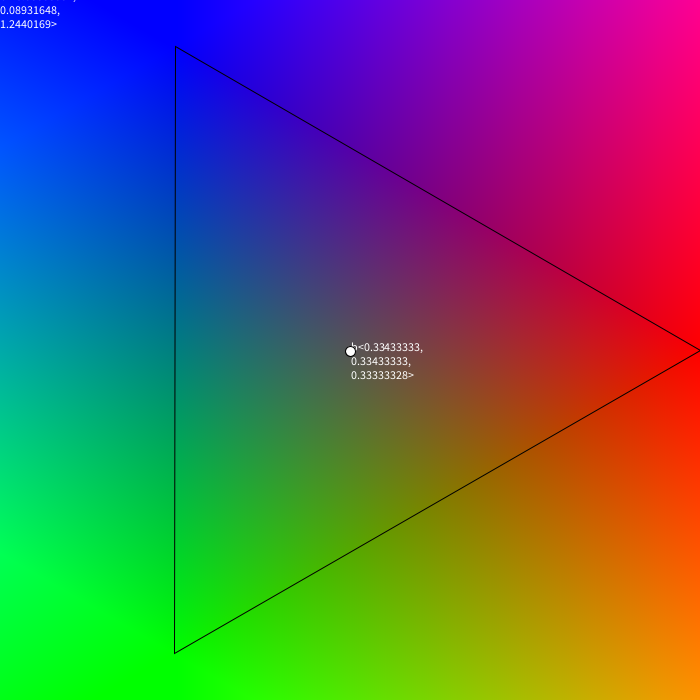
Frame 1 (no input)
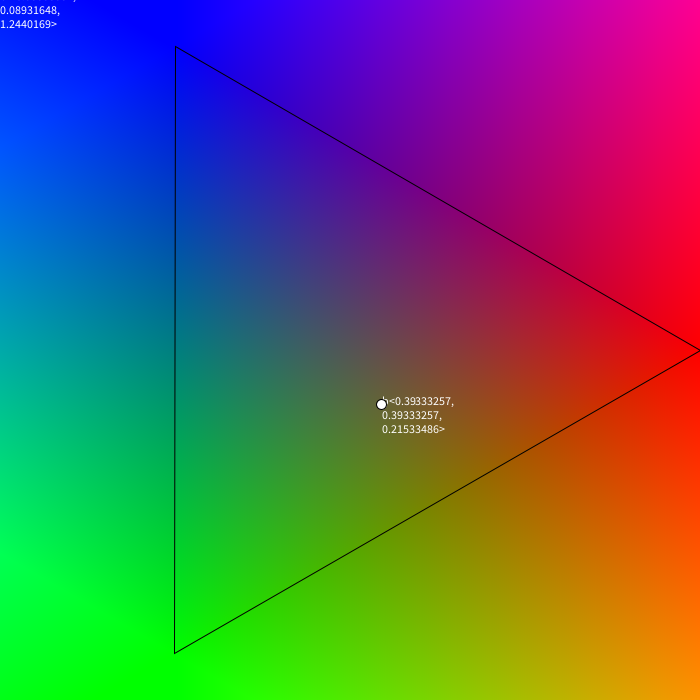
Frame 60 (the mouse pressed at the canvas centre just before this capture)
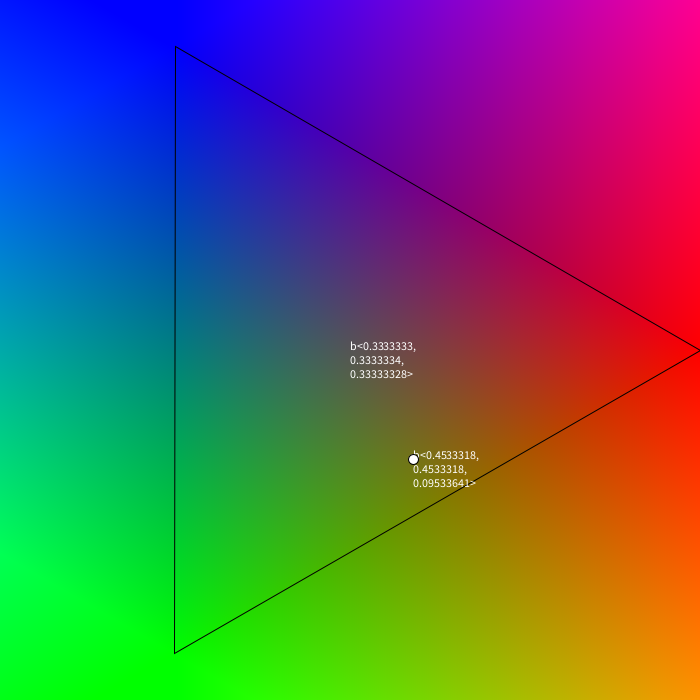
Frame 120 (the mouse held since frame 60 and released just before this capture)

The Processing sketch that drew these frames (run headless with seeded random() and noise(); from frame 60 on, the mouse is pressed at the canvas centre):

// Processing sketch: sketch_180807a
// ── sketch_180807a.pde
float[][] tripoints = new float[3][2];
float[] pt = {100,300};
float[] bpt = {1.f/3,1.f/3,1.f/3};
float[] pvel = {.001,.001,0};
void setup()
{
  
  size(700,700);

  //bpt = barycentricFromCartesian(pt,tripoints);
}

void draw()
{
  background(200,200,200);
  drawTriStuff();
  drawPtStuff();
  drawMouseBary();
}

void drawMouseBary()
{
  float[] xy = {mouseX,mouseY};
  float[] b = barycentricFromCartesian(xy,tripoints);
  String s = "b<"+b[0]+",\n"+b[1]+",\n" +b[2]+">"; 
  text(s,mouseX,mouseY);
}

void drawPtStuff()
{
  bpt[2] = 1-bpt[1]-bpt[0];
  float[] tmp = {bpt[0]+pvel[0],
                 bpt[1]+pvel[1],  
                 bpt[2]+pvel[2]};
  for(int i = 0; i < 3; i++)
  {
    if(tmp[i] > 1 || tmp[i] < 0)
    {
      pvel[i] *= -1;
      print("molted");
    }
  }
  bpt[0]+=pvel[0];
  bpt[1]+=pvel[1];
  bpt[2]+=pvel[2];
  
  fill(255);
  float[] xypt = baryToCart(bpt,tripoints);
  println(bpt[0] +","+ bpt[1]+","+ bpt[2]);
  String s = "b<"+bpt[0]+",\n"+bpt[1]+",\n" +bpt[2]+">"; 
  text(s,xypt[0],xypt[1]);
  ellipse(xypt[0],xypt[1],10,10);
}

void drawTriStuff()
{
  float rOff = 0;//millis()/1000.f;
  float radius = width/2.f;
  for(int i = 0; i < 3; i++)
  {
    tripoints[i][0] = width/2 + radius * cos(rOff+(TWO_PI/3)*i);
    tripoints[i][1] = height/2 +radius * sin(rOff+(TWO_PI/3)*i);
  }
    
    loadPixels();
  for(int i = 0; i < pixels.length; i++)
  {
    float[] xy = {i%width,i/width};
    float[] b = barycentricFromCartesian(xy,tripoints);
    if( (abs(b[0]+b[1]+b[2])- 1) < .0001)
    {
      pixels[i] = color(255*b[0],255*b[1],255*b[2]);
    }
    else
    {
      pixels[i] = color(255*random(1),255*random(1),255*random(1));
    }
  }
  updatePixels();
  
  noFill();
  beginShape(TRIANGLES);
  for(int i = 0; i < tripoints.length;i++)
  {
    vertex(tripoints[i][0],tripoints[i][1]);
  }
  endShape();
}

// ── math.pde
float[] barycentricFromCartesian(float[] cartXY, float[][]tripts)
{
  //lambda1 = ((y2-y3)(x-x3)+(x3-x2)(y-y3)) / ((y2-y3)(x1-x3)+(x3-x2)(y1-y3))
  //lambda2 = ((y3-y1)(x-x3)+(x1-x3)(y-y3)) / ((y2-y3)(x1-x3)+(x3-x2)(y1-y3))
  //lambda3 = ((y1-y2)(x-x3)+(x2-x1)(y-y3)) / ((y2-y3)(x1-x3)+(x3-x2)(y1-y3))
  //lam3 = 1-lambda1-lambda2
  float[] result = {0,0,0};
  float x1 = tripts[0][0];
  float x2 = tripts[1][0];
  float x3 = tripts[2][0];
  float y1 = tripts[0][1];
  float y2 = tripts[1][1];
  float y3 = tripts[2][1];
  float x = cartXY[0];
  float y = cartXY[1];
  float xMx3 = (x-x3);
  float x1Mx3 = (x1-x3);
  float yMy3 = (y-y3);
  float x3Mx2 = (x3-x2);
  float y2My3 = (y2-y3);
  float denom = (y2My3*x1Mx3+x3Mx2*(y1-y3));
  result[0] = (y2My3*xMx3+x3Mx2*yMy3) / denom;
  result[1] = ((y3-y1)*xMx3+x1Mx3*yMy3) / denom;
  //result[2] = ((y1-y2)*(x-x3)+(x2-x1)*(y-y3)) / ((y2-y3)*(x1-x3)+(x3-x2)*(y1-y3));//
  result[2] = 1- result[0]-result[1];
  return  result;
}

float[] baryToCart(float[] bary, float[][] tris)
{
  float[] result={0,0};
  result[0] = bary[0]*tris[0][0]+bary[1]*tris[1][0]+bary[2]*tris[2][0];
  result[1] = bary[0]*tris[0][1]+bary[1]*tris[1][1]+bary[2]*tris[2][1];
  
  return result;
}
